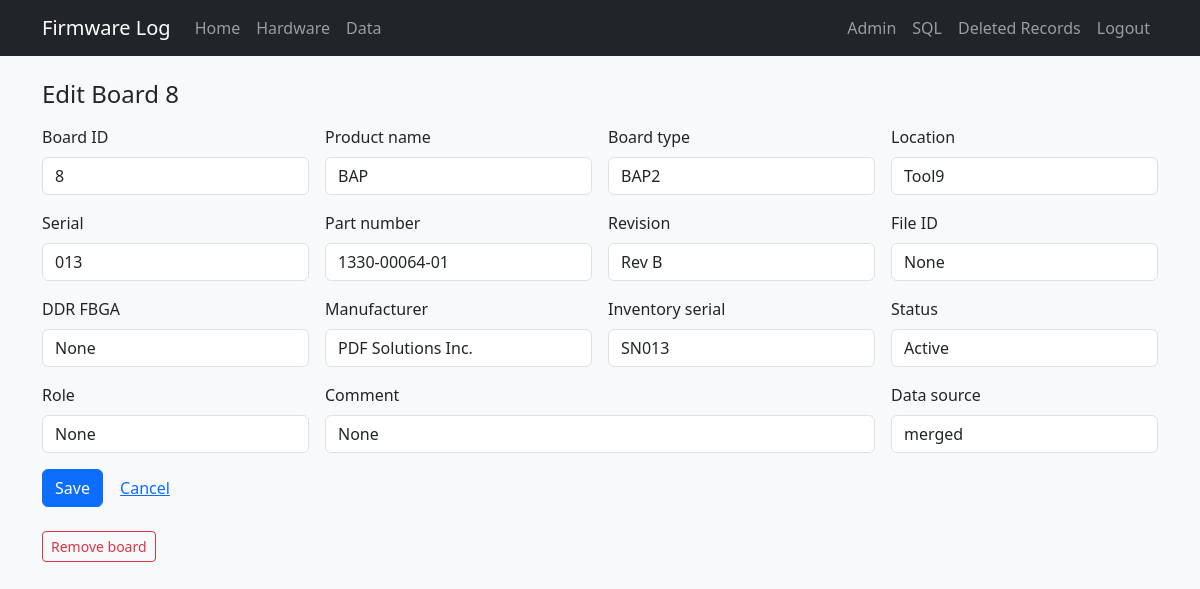
Before: /admin/board/8/edit (signed in) with the older database file.
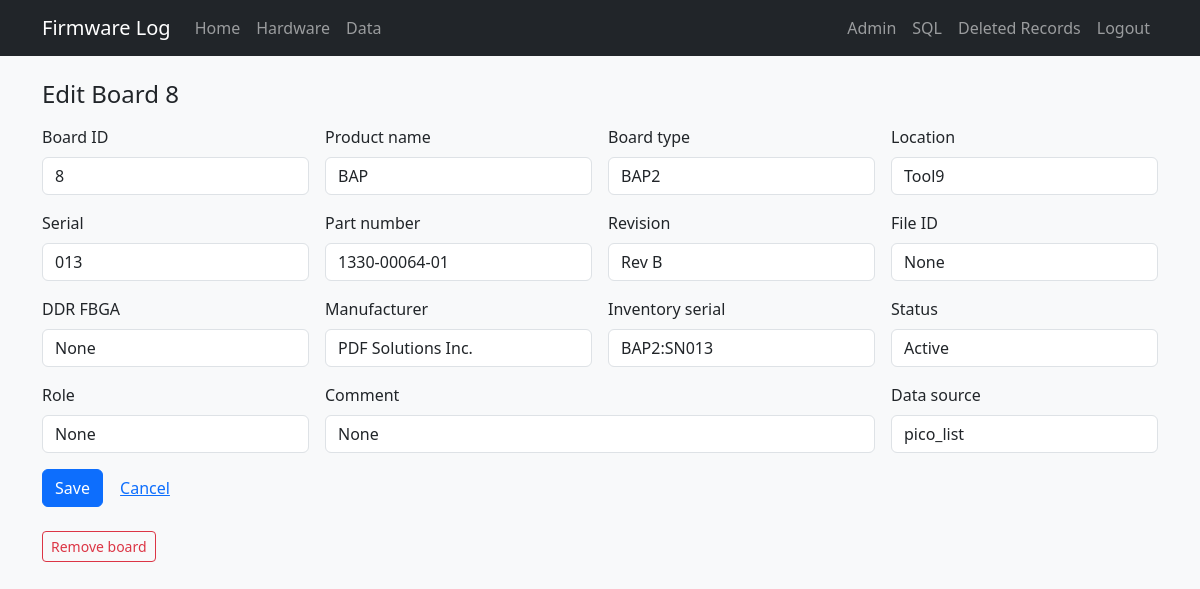
After: the same page with the newer database file.
### tables this page shows
CREATE TABLE "boards" (
                board_id      INTEGER PRIMARY KEY,
                tool          TEXT,
                board_slot    TEXT,
                manufacturer  TEXT NOT NULL DEFAULT 'PDF Solutions Inc.',
                board_name    TEXT NOT NULL,
                serial        TEXT NOT NULL,
                part_number   TEXT,
                revision      TEXT,
                file_id       TEXT,
                product_name  TEXT NOT NULL,
                ddr_fbga      TEXT
            , inventory_serial TEXT, status TEXT, role TEXT, comment TEXT, open_item TEXT, po TEXT, modified_by TEXT, source_updated_at TEXT, data_source TEXT, dc_status TEXT, ac_status TEXT, gcal_status TEXT, adc_status TEXT, eeprom_status TEXT);

### app.py (the view, shortened to what this page needs)
@app.route("/admin/board/<int:board_id>/edit", methods=["GET", "POST"])
@login_required
def admin_board_edit(board_id):
    board = db.get_board(board_id)
    if not board:
        flash("Board not found.", "danger")
        return redirect(url_for("admin_index"))
    return render_template("admin/board_form.html", board=board, next_id=board_id)

### app.py (called while the page is built)
def login_required(view):
    @wraps(view)
    def wrapped(*args, **kwargs):
        if not session.get("admin"):
            flash("Admin login required.", "warning")
            return redirect(url_for("admin_login", next=request.url))
        return view(*args, **kwargs)
    return wrapped

### db.py (called while the page is built)
def dict_row(cursor, row):
    return {col[0]: row[i] for i, col in enumerate(cursor.description)}

@contextmanager
def get_db():
    conn = sqlite3.connect(DATABASE)
    conn.row_factory = dict_row
    try:
        yield conn
    finally:
        conn.close()

def fetch_one(query, params=()):
    with get_db() as conn:
        return conn.execute(query, params).fetchone()

def get_board(board_id):
    return fetch_one("SELECT * FROM boards WHERE board_id = ?", (board_id,))

### templates/admin/board_form.html (shortened to what this page needs)
{% extends "base.html" %}
{% block content %}
<h1 class="h4 mb-3">{% if board %}Edit Board {{ board.board_id }}{% else %}Add Board{% endif %}</h1>
<form method="post" class="row g-3">
  <div class="col-md-3">
    <label class="form-label">Board ID</label>
    <input type="number" class="form-control" name="board_id" value="{{ board.board_id if board else next_id }}" {% if board %}readonly{% endif %} required>
  </div>
  <div class="col-md-3">
    <label class="form-label">Product name</label>
    <input type="text" class="form-control" name="product_name" value="{{ board.product_name if board else '' }}" placeholder="ES4, EM1, OBJ" required>
  </div>
  <div class="col-md-3">
    <label class="form-label">Board type</label>
    <input type="text" class="form-control" name="board_name" value="{{ board.board_name if board else '' }}" placeholder="USF, LSF, LSCC" required>
  </div>
  <div class="col-md-3">
    <label class="form-label">Location</label>
    <input type="text" class="form-control" name="tool" value="{{ board.tool if board else '' }}" placeholder="Tool9, Bench">
  </div>
  <div class="col-md-3">
    <label class="form-label">Serial</label>
    <input type="text" class="form-control" name="serial" value="{{ board.serial if board else '' }}" required>
  </div>
  <div class="col-md-3">
    <label class="form-label">Part number</label>
    <input type="text" class="form-control" name="part_number" value="{{ board.part_number if board else '' }}">
  </div>
  <div class="col-md-3">
    <label class="form-label">Revision</label>
    <input type="text" class="form-control" name="revision" value="{{ board.revision if board else '' }}" placeholder="Rev D">
  </div>
  <div class="col-md-3">
    <label class="form-label">File ID</label>
    <input type="text" class="form-control" name="file_id" value="{{ board.file_id if board else '' }}" placeholder="CCB local-IO EEPROM 0x50">
  </div>
  <div class="col-md-3">
    <label class="form-label">DDR FBGA</label>
    <input type="text" class="form-control" name="ddr_fbga" value="{{ board.ddr_fbga if board else '' }}">
  </div>
  <div class="col-md-3">
    <label class="form-label">Manufacturer</label>
    <input type="text" class="form-control" name="manufacturer" value="{{ board.manufacturer if board else 'PDF Solutions Inc.' }}">
  </div>
  <div class="col-md-3">
    <label class="form-label">Inventory serial</label>
    <input type="text" class="form-control" name="inventory_serial" value="{{ board.inventory_serial if board else '' }}">
  </div>
  <div class="col-md-3">
    <label class="form-label">Status</label>
    <input type="text" class="form-control" name="status" value="{{ board.status if board else '' }}" placeholder="Active, Repair">
  </div>
  <div class="col-md-3">
    <label class="form-label">Role</label>
    <input type="text" class="form-control" name="role" value="{{ board.role if board else '' }}">
  </div>
  <div class="col-md-6">
    <label class="form-label">Comment</label>
    <input type="text" class="form-control" name="comment" value="{{ board.comment if board else '' }}">
  </div>
  <div class="col-md-3">
    <label class="form-label">Data source</label>
    <input type="text" class="form-control" name="data_source" value="{{ board.data_source if board else '' }}" placeholder="firmware_log">
  </div>
  <div class="col-12">
    <button type="submit" class="btn btn-primary">Save</button>
    <a href="{{ url_for('admin_index') }}" class="btn btn-link">Cancel</a>
  </div>
</form>
{% if board %}
<form method="post" action="{{ url_for('admin_board_delete', board_id=board.board_id) }}" class="mt-4"
      onsubmit="return confirm('Move this board and all its firmware history to deleted records?')">
  <button type="submit" class="btn btn-outline-danger btn-sm">Remove board</button>
</form>
{% endif %}
{% endblock %}

Changed rows visible on the page:
changed boards "BAP": inventory_serial "SN013" → "BAP2:SN013"; data_source "merged" → "pico_list"
